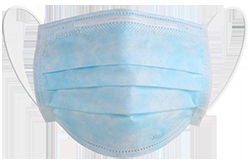
#> input picture mask_images/01_surgical_light_blue.png, 250 x 167 px
$ python FaceMasking.py
#> lines starting #> are read from the running program, lines starting #| are printed output that depends on the picture; after the words box and inside, x2 and y2 are one past the last pixel; in counts of white or black regions, pixels touching at a corner belong together
import os
import cv2
import pickle
import numpy as np
from PIL import Image
import random
random.seed(0)

MASK_PTS_FILE = './mask_images/mask_pts.pkl'
TRI_MASK_IDX = [
    [0, 1, 3], [3, 1, 4], [3, 4, 6], [6, 4, 7],
    [4, 7, 8], [4, 5, 8], [1, 5, 4], [1, 2, 5]
]
DEFAULT_TRI_FACE_IDX = [
    [1, 28, 3], [3, 28, 30], [3, 30, 5], [5, 30, 8],
    [30, 8, 11], [30, 13, 11], [28, 13, 30], [28, 15, 13]
]
DEFAULT_MASK_PTS = np.array([
    (30, 12), (125, 5), (220, 12), (20, 80), (125, 80),
    (230, 80), (65, 140), (125, 160), (185, 140)
])


def get_tri_mask_points(pts_mask, tri_mask_idx):
    tri_mask_pts = np.zeros((len(tri_mask_idx), 6), dtype=np.float32)
    for i in range(len(tri_mask_idx)):
        tri_mask_pts[i] = pts_mask[tri_mask_idx[i]].ravel()
    return tri_mask_pts


def closest_point(pt, pts):
    dist = np.sum((pts - pt) ** 2, axis=1)
    return np.argmin(dist), np.min(dist)


def create_mask_mark(png_image):
#> called with png_image = './mask_images/01_surgical_light_blue.png'
    create_mask_mark.done = False
    create_mask_mark.current = (0, 0)
    create_mask_mark.pts = DEFAULT_MASK_PTS
    create_mask_mark.sel_idx = None
    window = 'Adjust points'

    # [13 lines left out: function on_mouse, not called in this run]

    masks = []
    idx = []
    if os.path.exists(MASK_PTS_FILE):
        masks = pickle.load(open(MASK_PTS_FILE, 'rb'))
#> (reads mask_images/mask_pts.pkl from the repository)
        idx = [i for (i, d) in enumerate(masks) if d['file'] == png_image]
        if len(idx) > 0:
            create_mask_mark.pts = masks[idx[0]]['pts']
    else:
        pass

    img = cv2.imread(png_image, cv2.IMREAD_UNCHANGED)
#> img is the input picture: shape (167, 250, 4); mean B, G, R, A 228.1, 219.1, 204.2, 137.8
    cv2.imshow(window, img)
    cv2.waitKey(1)
    cv2.setMouseCallback(window, on_mouse)
    print('Press ESC to finish Adjust.')

    while not create_mask_mark.done:
        canvas = np.copy(img)
        for pt in create_mask_mark.pts:
            canvas = cv2.circle(canvas, (pt[0], pt[1]), 4, (0, 255, 0), -1)
#> canvas: shape (167, 250, 4); mean B, G, R, A 225.6, 219.3, 201.7, 136.9

        tri_mask_pts = get_tri_mask_points(create_mask_mark.pts, TRI_MASK_IDX)
        for tri in tri_mask_pts:
            tri = tri.reshape(3, 2)
            canvas = cv2.polylines(canvas, [tri.astype(np.int32)], True, (0, 255, 0), 2)
#> canvas: shape (167, 250, 4); mean B, G, R, A 204.2, 223.4, 182.9, 121.1

        cv2.imshow(window, canvas)
        if cv2.waitKey(50) == 27:
#> (key Esc is pressed here)
            create_mask_mark.done = True

    print('Any KEY to continue.')
    cv2.imshow(window, canvas)
    cv2.waitKey(0)
    cv2.destroyAllWindows()

    if len(idx) > 0:
        masks[idx[0]]['pts'] = create_mask_mark.pts
    else:
        masks.append({'file': png_image, 'pts': create_mask_mark.pts})
    pickle.dump(masks, open(MASK_PTS_FILE, 'wb'))


class FaceMasker:
    # [69 lines left out: functions __init__, load_mask, get_tri_face_points, wear_mask_to_face, not called in this run]


if __name__ == '__main__':
    create_mask_mark('./mask_images/01_surgical_light_blue.png')
    create_mask_mark('./mask_images/02_cloth.png')
#> call 2 of create_mask_mark, with png_image = './mask_images/02_cloth.png'
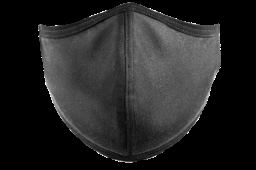
#> input picture mask_images/02_cloth.png, 256 x 170 px
#> in create_mask_mark, img is the input picture: shape (170, 256, 4); mean B, G, R, A 36.1, 36.1, 36.1, 123.1
#> after the loop in create_mask_mark (call 2), `for pt in create_mask_mark.pts:`:
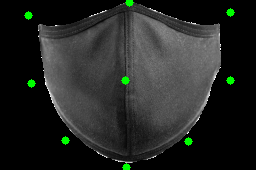
#> canvas: shape (170, 256, 4); mean B, G, R, A 36, 38.6, 36, 122.7
#> after the loop in create_mask_mark (call 2), `for tri in tri_mask_pts:`:
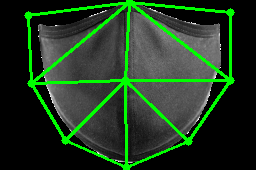
#> canvas: shape (170, 256, 4); mean B, G, R, A 32.4, 58, 32.4, 110.2
#> (key Enter is pressed here)
    create_mask_mark('./mask_images/03_surgical_white.png')
#> call 3 of create_mask_mark, with png_image = './mask_images/03_surgical_white.png'
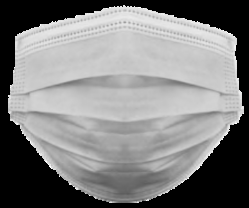
#> input picture mask_images/03_surgical_white.png, 249 x 208 px
#> in create_mask_mark, img is the input picture: shape (208, 249, 4); mean B, G, R, A 126.8, 126.8, 126.8, 170.5
#> after the loop in create_mask_mark (call 3), `for pt in create_mask_mark.pts:`:
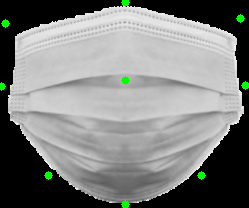
#> canvas: shape (208, 249, 4); mean B, G, R, A 126.6, 128.7, 126.6, 170.2
#> the loop in create_mask_mark (call 3), `for tri in tri_mask_pts:` made 8 passes
#> pass 1, in create_mask_mark (call 3), `canvas = cv2.polylines(canvas, [tri.astype(np.int32)], True, (0, 255, ..`:
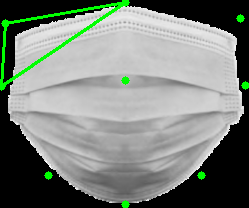
#> canvas: shape (208, 249, 4); 1.88% of pixels changed, all inside (x1, y1, x2, y2) = (0, 2, 123, 86)
#> after the loop in create_mask_mark (call 3), `for tri in tri_mask_pts:`:
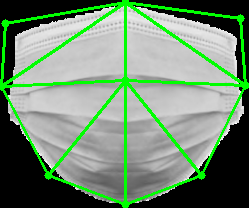
#> canvas: shape (208, 249, 4); mean B, G, R, A 114.6, 140.2, 114.6, 154.1
    create_mask_mark('./mask_images/04_surgical_blue.png')

    masker = FaceMasker()
